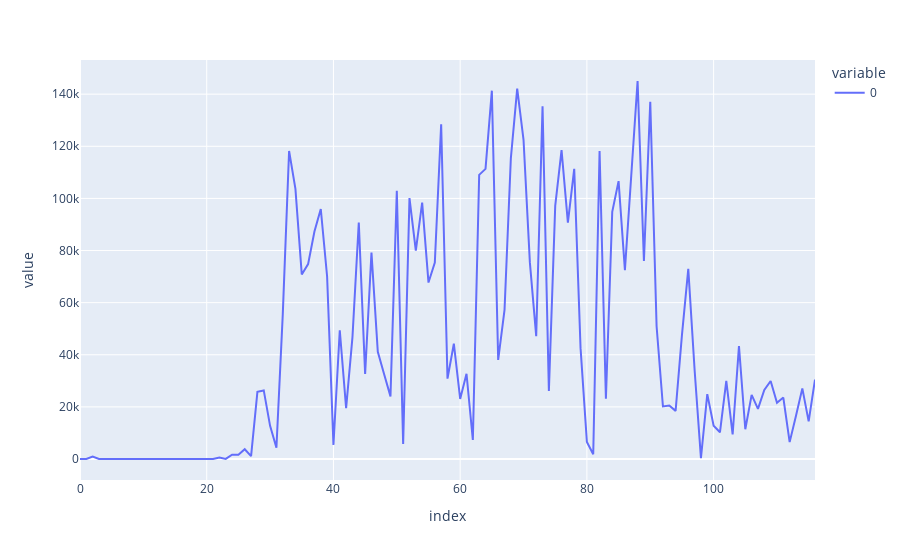

The notebook cell this image was saved under:
### Code cell
import plotly.express as px
px.line(new_qr[0, :])

### Figure 1 — Plotly figure (JSON) as saved in the notebook; plotly's stock layout.template omitted (floating-point values rounded to 4 significant figures)
{"data": [{"hovertemplate": "variable=0<br>index=%{x}<br>value=%{y}<extra></extra>", "legendgroup": "0", "line": {"color": "#636efa", "dash": "solid"}, "marker": {"symbol": "circle"}, "mode": "lines", "name": "0", "orientation": "v", "showlegend": true, "type": "scatter", "x": [0, 1, 2, 3, 4, 5, 6, 7, 8, 9, 10, 11, 12, 13, 14, 15, 16, 17, 18, 19, 20, 21, 22, 23, 24, 25, 26, 27, 28, 29, 30, 31, 32, 33, 34, 35, 36, 37, 38, 39, 40, 41, 42, 43, 44, 45, 46, 47, 48, 49, 50, 51, 52, 53, 54, 55, 56, 57, 58, 59, 60, 61, 62, 63, 64, 65, 66, 67, 68, 69, 70, 71, 72, 73, 74, 75, 76, 77, 78, 79, 80, 81, 82, 83, 84, 85, 86, 87, 88, 89, 90, 91, 92, 93, 94, 95, 96, 97, 98, 99, 100, 101, 102, 103, 104, 105, 106, 107, 108, 109, 110, 111, 112, 113, 114, 115, 116], "xaxis": "x", "y": [0, 0, 942, 11, 11, 11, 11, 11, 11, 11, 11, 11, 11, 11, 11, 11, 11, 11, 11, 11, 11, 11, 597, 42, 1653, 1638, 3755, 1122, 25749, 26321, 12715, 4310, 55408, 118222, 103632, 70780, 74797, 87307, 95940, 70036, 5409, 49415, 19503, 46778, 90767, 32662, 79258, 41136, 32517, 24037, 102922, 5791, 100099, 79951, 98355, 67706, 75408, 128480, 30817, 44243, 23041, 32717, 7284, 109025, 111337, 141336, 38020, 57198, 115481, 142115, 122483, 75439, 47162, 135333, 26150, 97124, 118513, 90678, 111357, 42547, 6508, 1804, 118218, 23104, 94838, 106632, 72474, 107924, 145055, 75975, 137096, 50943, 20175, 20503, 18464, 47555, 72941, 34157, 314, 24908, 12751, 10248, 30002, 9419, 43303, 11406, 24593, 19248, 26463, 29933, 21569, 23570, 6478, 16603, 27104, 14417, 30463], "yaxis": "y"}], "layout": {"autosize": true, "legend": {"title": {"text": "variable"}, "tracegroupgap": 0}, "margin": {"t": 60}, "xaxis": {"anchor": "y", "autorange": true, "domain": [0, 1], "range": [0, 116], "title": {"text": "index"}, "type": "linear"}, "yaxis": {"anchor": "x", "autorange": true, "domain": [0, 1], "range": [-8059.0, 153100.0], "title": {"text": "value"}, "type": "linear"}}}
